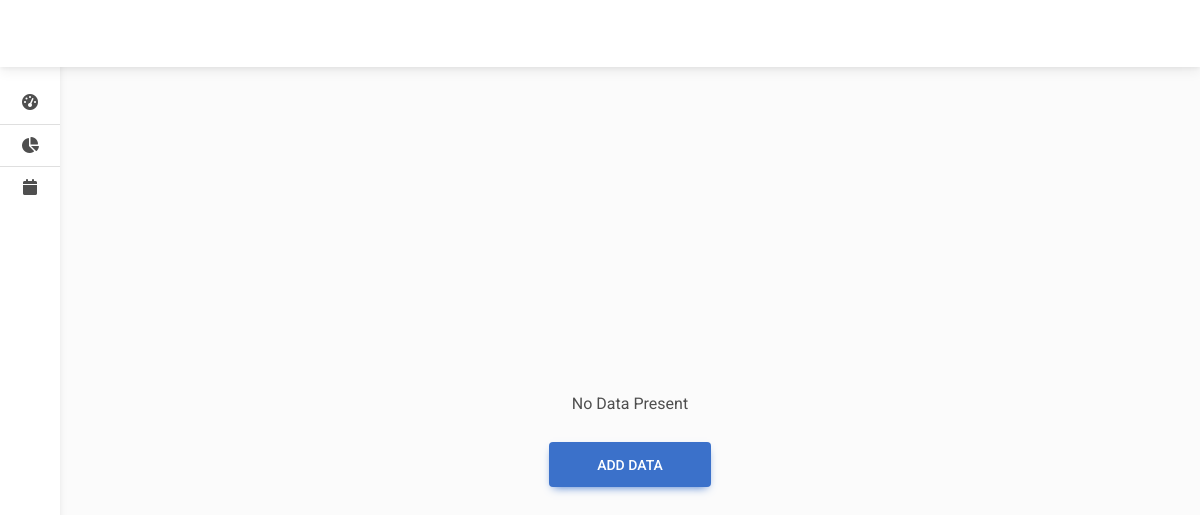
The app's page /event/list, older data.
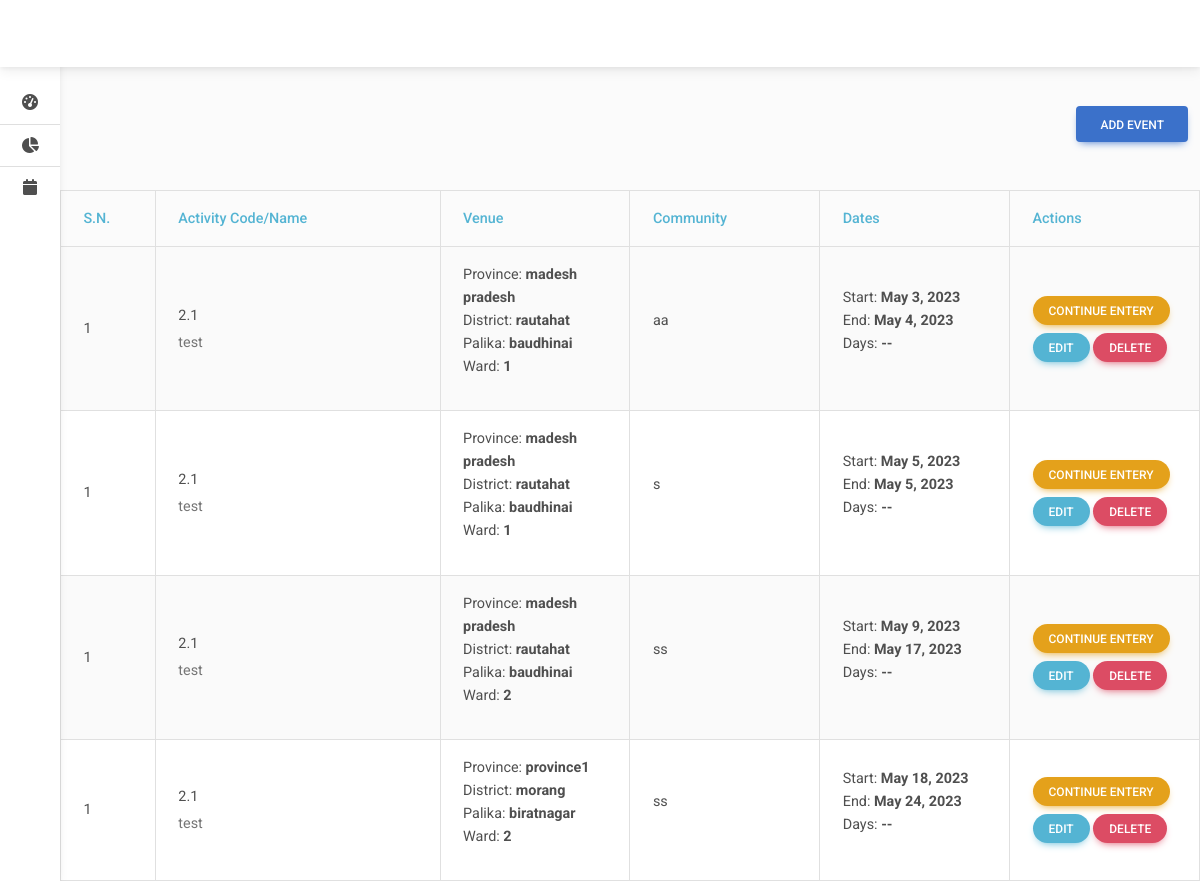
The same page, newer data.
### my_data/models.py (models this page shows, shortened)
class Event(models.Model):
    project = models.ForeignKey(Project, on_delete=models.CASCADE, null=True, blank=True)
    activity = models.ForeignKey(Activity, on_delete=models.CASCADE, null=True, blank=True)
    province = models.CharField(max_length=500)
    district = models.CharField(max_length=500)
    palika = models.CharField(max_length=500, blank=True)
    ward = models.IntegerField(null=True, blank=True)
    community = models.CharField(max_length=500, blank=True)
    start_date  = models.DateField()
    end_date = models.DateField()
    person_responsible = models.CharField(max_length=100, blank=True)
    submit_one = models.BooleanField(default=False)
    submit_two = models.BooleanField(default=False)
    submit_three = models.BooleanField(default=False)

class Activity(models.Model):
    code = models.CharField(max_length=500, null=True, blank=True)
    name = models.CharField(max_length=500)
    project = models.ForeignKey(Project, on_delete=models.CASCADE)

### my_data/views.py (the view)
# urls.py: path('event/list', EventListView.as_view(), name='event-list'),
class EventListView(ListView):
    model = Event
    template_name = 'my_data/data_entry_list.html'

### my_data/templates/my_data/data_entry_list.html (shortened to what this page needs)
{% extends 'base.html' %}
{% block main%}
<div class="pt-4 w-100 h-100">
    {% if object_list%}
    <div class="add-event d-flex justify-content-end container mb-5">
        <a href="/event/create" class="btn btn-primary">Add Event</a>
    </div>
    <div class="data">
        <table class="table table-bordered table-striped align-middle mb-0 bg-white">
            <thead class="bg-light">
                <tr class="text-info">
                    <th class="col-1">S.N.</th>
                    <th class="col-3">Activity Code/Name</th>
                    <th class="col-2">Venue</th>
                    <th class="col-2">Community</th>
                    <th class="col-2">Dates</th>
                    <th class="col-2">Actions</th>
                </tr>
            </thead>
            <tbody>
                {% for event in object_list %}
                <tr>
                    <td>
                        1
                    </td>
                    <td>
                        <p class="fw-normal mb-1">{{event.activity.code}}</p>
                        <p class="text-muted mb-0">{{event.activity.name}}</p>
                    </td>
                    <td>
                        <p>
                            Province: <span class="fw-bold">{{event.province}}</span> <br>
                            District: <span class="fw-bold">{{event.district}}</span> <br>
                            Palika: <span class="fw-bold">{{event.palika}}</span> <br>
                            Ward: <span class="fw-bold">{{event.ward}}</span>
                        </p>
                    </td>
                    <td>
                        <p>
                            {{event.community}}
                        </p>
                    </td>
                    <td>
                        <p>
                            Start: <span class="fw-bold">{{event.start_date}}</span> <br>
                            End: <span class="fw-bold">{{event.end_date}}</span> <br>
                            Days: <span class="fw-bold">--</span>
                        </p>
                    </td>
                    <td>
                        <a href="/event/{{event.id}}/participant/list" type="button" class="btn mb-2 btn-warning btn-sm small btn-rounded">
                            Continue Entery
                        </a> <br>
                        <a href="/event/update/{{event.id}}" type="button" class="btn btn-info btn-sm small btn-rounded">
                            Edit
                        </a>
                        <a href="/event/delete/{{event.id}}" type="button" class="btn btn-danger btn-sm small btn-rounded">
                            Delete
                        </a>
                    </td>
                </tr>
                {% endfor %}
            </tbody>
        </table>
    </div>
    {% else %}
    <div class="d-flex w-100 justify-content-center align-items-center" style="height: 80vh;">
        <div>
            <div class="text-center">
                <br>
                No Data Present
            </div>
            <br>
            <a href="/event/create" class="btn btn-primary btn-lg px-5">Add Data</a>
        </div>
    </div>
    {% endif %}
</div>
{% endblock %}

### my_data/templates/base.html (shortened to what this page needs)
{% load static%}
<!DOCTYPE html>
<html lang="en">
<head>
    <link href="https://cdnjs.cloudflare.com/ajax/libs/font-awesome/6.0.0/css/all.min.css" rel="stylesheet" />
    <link href="https://cdnjs.cloudflare.com/ajax/libs/mdb-ui-kit/6.2.0/mdb.min.css" rel="stylesheet" />
    <link rel="stylesheet" href="{% static 'css/style.css' %}">
</head>
<body>
    <header>
        <nav id="sidebarMenu" class="collapse d-lg-block sidebar collapse bg-white">
            <div class="position-sticky">
                <div class="list-group list-group-flush mt-4">
                    <a href="/event/list" class="list-group-item list-group-item-action py-2 ripple">
                        <i class="fas fa-tachometer-alt fa-fw"></i>
                    </a>
                    <a href="#" class="list-group-item list-group-item-action py-2 ripple">
                        <i class="fas fa-chart-pie fa-fw"></i>
                    </a>
                    <a href="#" class="list-group-item list-group-item-action py-2 ripple">
                        <i class="fas fa-calendar fa-fw"></i>
                    </a>
                </div>
            </div>
        </nav>
        <nav id="main-navbar" class="navbar navbar-expand-lg navbar-light bg-white fixed-top">
            <div class="container-fluid">
                <a class="navbar-brand" href="#">
                </a>
                <ul class="navbar-nav ms-auto d-flex flex-row">
                    <li class="nav-item dropdown">
                        <a class="nav-link dropdown-toggle hidden-arrow d-flex align-items-center" href="#"
                            id="navbarDropdownMenuLink" role="button" data-mdb-toggle="dropdown" aria-expanded="false">
                        </a>
                    </li>
                </ul>
            </div>
        </nav>
    </header>
    <main style="margin-top: 58px">
        <div class="pt-4">
            {% block main %}
            {% endblock %}
        </div>
    </main>
</body>
</html>

### static/css/style.css (style rules this page uses)
body { background-color: #fbfbfb; }
@media (min-width: 991.98px) { main { padding-left: 60px; } }
.sidebar { position: fixed; top: 0; bottom: 0; left: 0; padding: 58px 0 0; box-shadow: 0 2px 5px 0 rgb(0 0 0 / 5%), 0 2px 10px 0 rgb(0 0 0 / 5%); width: 60px; z-index: 600; }
.list-group-item { padding: 0 !important; text-align: center; padding-top: 0.5rem !important; padding-bottom: 0.5rem !important; border-radius: 0; }

Row changes from the older to the newer data that the page shows:
added Event: activity.code "2.1", activity.name "test", province "madesh pradesh", district "rautahat", palika "baudhinai", ward "1", community "aa", start_date "May 3, 2023", end_date "May 4, 2023"
added Event: activity.code "2.1", activity.name "test", province "madesh pradesh", district "rautahat", palika "baudhinai", ward "1", community "s", start_date "May 5, 2023", end_date "May 5, 2023"
added Event: activity.code "2.1", activity.name "test", province "madesh pradesh", district "rautahat", palika "baudhinai", ward "2", community "ss", start_date "May 9, 2023", end_date "May 17, 2023"
added Event: activity.code "2.1", activity.name "test", province "province1", district "morang", palika "biratnagar", ward "2", community "ss", start_date "May 18, 2023", end_date "May 24, 2023"
Text that changed along with them:
text no longer shown: "No Data Present ADD DATA"
text now shown: "ADD EVENT S.N. Activity Code/Name Venue Community Dates Actions"
